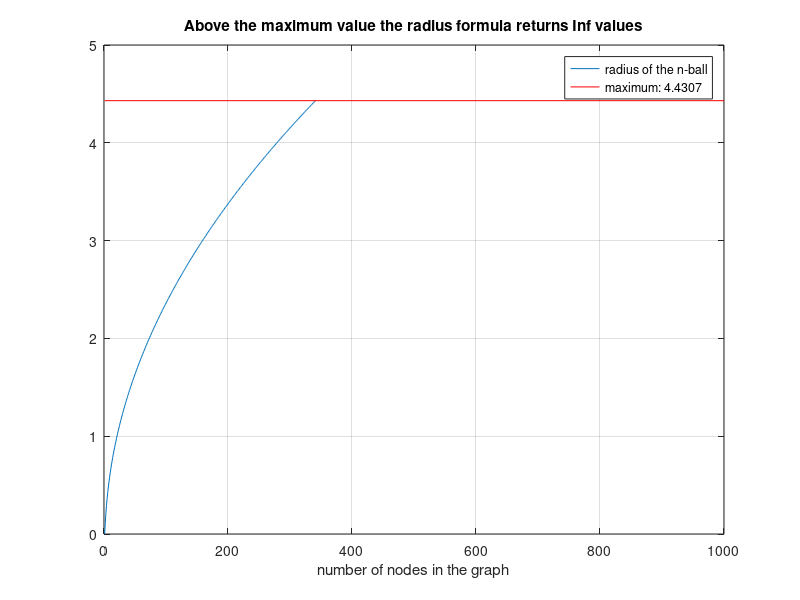
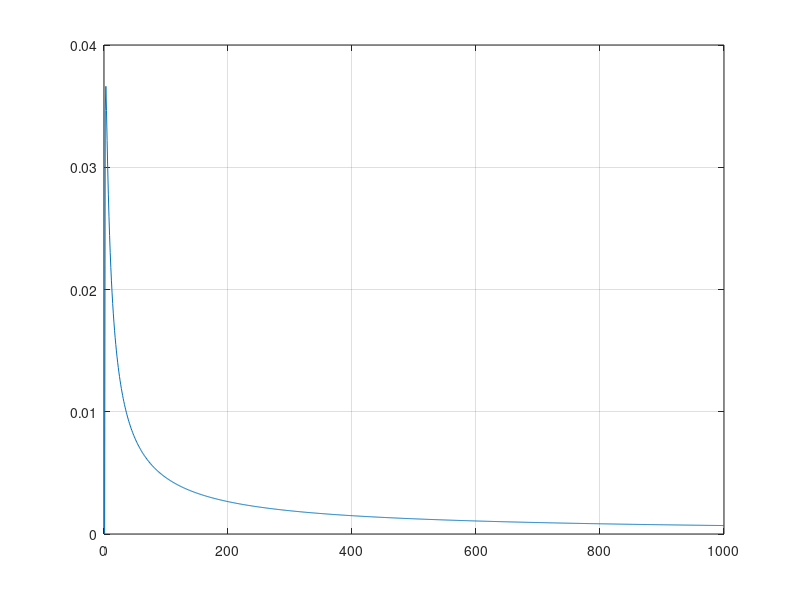

Here is the MATLAB script that generated these plots, in order:
% how many nodes n we can have so that the definition that Frazzoli et. al
% give is computable (given it is based on the Euler Gamma function that
% appears in the volume of the n-ball sphere)???
% Maybe there is another way to compute it besides
% https://en.wikipedia.org/wiki/Volume_of_an_n-ball. Investigate.
clc
gam = 0.1;
n = 1:1:1000;
for ii=1:length(n)
    volume(ii) = gam*log(n(ii))/n(ii);
    radius_elevated_n = gamma(1+n(ii)/2)/pi^(n(ii)/2)*volume(ii);
    radius(ii) = radius_elevated_n^(1/n(ii));
end
close all
plot(n,radius)
grid on
xlabel('number of nodes in the graph')
hold on
radius = radius(~isinf(radius));
maxrad = max(radius);
plot([n(1) n(end)],[maxrad maxrad],'r');
legend('radius of the n-ball',['maximum: ' num2str(maxrad)])
title('Above the maximum value the radius formula returns Inf values')

figure
plot(n,volume)
grid on